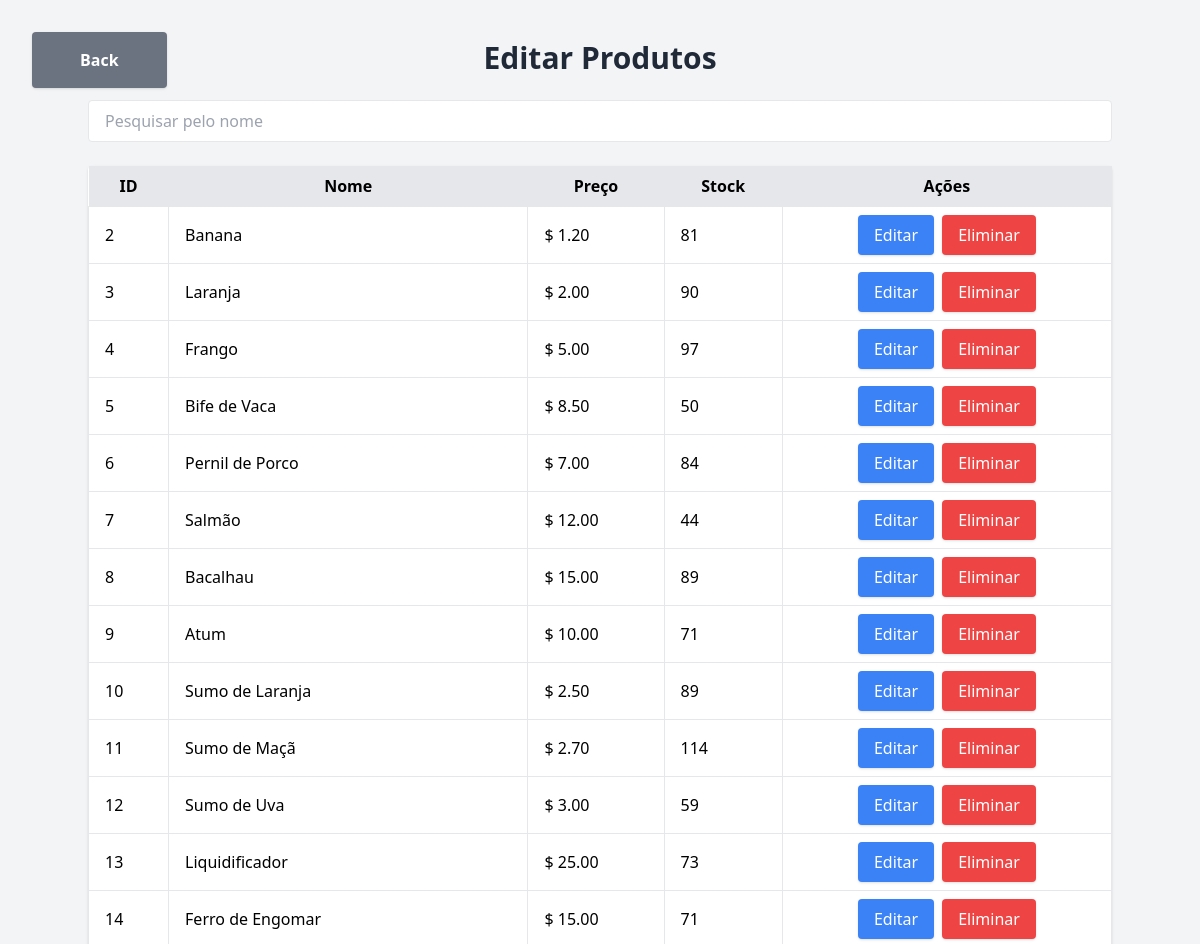
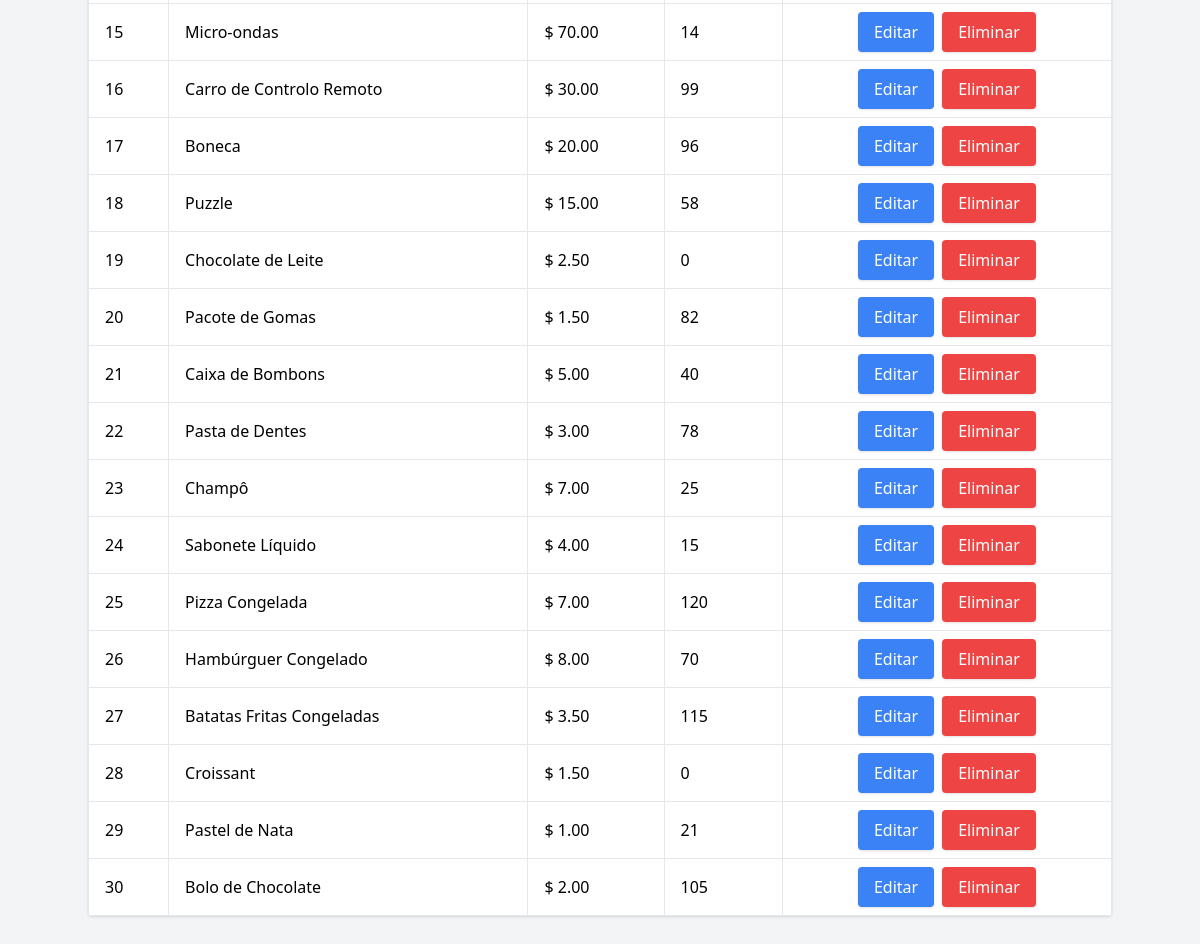
Screenshot of /produtos/edit (signed in) with the database file from the repository (2 pictures, top to bottom).
### tables this page shows
CREATE TABLE `produtos` (
  `id` int(11) NOT NULL,
  `nome` varchar(255) NOT NULL,
  `descricao` text DEFAULT NULL,
  `preco` decimal(10,2) NOT NULL,
  `categoria_id` int(11) DEFAULT NULL,
  `imagem` varchar(255) DEFAULT NULL,
  `discount_price` decimal(10,2) DEFAULT NULL,
  `desconto` tinyint(1) DEFAULT 0,
  `stock` int(11) DEFAULT NULL
);

### app/controllers/adminController.php (called while the page is built, shortened)
<?php
class AdminController
{
    public function editList()
{
    try {
        $conn = Connection::getInstance();
        $search = $_GET['search'] ?? '';
        $sql = "SELECT id, nome, preco, stock FROM produtos WHERE nome LIKE :search";
        $stmt = $conn->prepare($sql);
        $stmt->bindValue(':search', "%$search%");
        $stmt->execute();
        $produtos = $stmt->fetchAll(PDO::FETCH_ASSOC);
    } catch (PDOException $e) {
        $produtos = [];
        $error = "Erro no banco de dados: " . $e->getMessage();
    }
    require_once './app/views/editListView.php';
}
}

### app/views/editListView.php (the view, shortened to what this page needs)
<!DOCTYPE html>
<html lang="pt">
<head>
    <script src="https://cdn.tailwindcss.com"></script>
</head>
<body class="bg-gray-100">
    <div class="container mx-auto py-10">
    <a href="javascript:history.back()"
       class="absolute top-8 left-8 px-12 py-4 bg-gray-500 text-white font-semibold rounded shadow hover:bg-gray-600 transition">
        Back
    </a>
        <h1 class="text-3xl font-bold text-gray-800 mb-6 text-center">Editar Produtos</h1>
        <form method="GET" class="mb-6">
            <input
                type="text"
                name="search"
                placeholder="Pesquisar pelo nome"
                value="<?= htmlspecialchars($_GET['search'] ?? '') ?>"
                class="w-full px-4 py-2 rounded border"
            >
        </form>
        <table class="w-full bg-white rounded shadow">
    <thead>
        <tr class="bg-gray-200">
            <th class="px-4 py-2">ID</th>
            <th class="px-4 py-2">Nome</th>
            <th class="px-4 py-2">Preço</th>
            <th class="px-4 py-2">Stock</th>
            <th class="px-4 py-2">Ações</th>
        </tr>
    </thead>
    <tbody>
        <?php foreach ($produtos as $produto): ?>
        <tr>
            <td class="border px-4 py-2"><?= htmlspecialchars($produto['id']) ?></td>
            <td class="border px-4 py-2"><?= htmlspecialchars($produto['nome']) ?></td>
            <td class="border px-4 py-2">$ <?= htmlspecialchars($produto['preco']) ?></td>
            <td class="border px-4 py-2"><?= htmlspecialchars($produto['stock']) ?></td>
            <td class="border px-4 py-2">
            <div class="flex justify-center gap-2">
                    <a href="/produtos/edit/<?= $produto['id'] ?>"
                       class="px-4 py-2 bg-blue-500 text-white rounded shadow hover:bg-blue-600 transition">
                        Editar
                    </a>
                    <a href="/produtos/delete/<?= $produto['id'] ?>"
                       class="px-4 py-2 bg-red-500 text-white rounded shadow hover:bg-red-600 transition"
                       onclick="return confirm('Tem a certeza que deseja eliminar este produto?')">
                        Eliminar
                    </a>
                </div>
            </td>
        </tr>
        <?php endforeach; ?>
    </tbody>
</table>
    </div>
</body>
</html>

### rows the page displays
produtos: id "2", nome "Banana", preco "1.20", stock "81"
produtos: id "3", nome "Laranja", preco "2.00", stock "90"
produtos: id "4", nome "Frango", preco "5.00", stock "97"
produtos: id "5", nome "Bife de Vaca", preco "8.50", stock "50"
produtos: id "6", nome "Pernil de Porco", preco "7.00", stock "84"
produtos: id "7", nome "Salmão", preco "12.00", stock "44"
produtos: id "8", nome "Bacalhau", preco "15.00", stock "89"
produtos: id "9", nome "Atum", preco "10.00", stock "71"
produtos: id "10", nome "Sumo de Laranja", preco "2.50", stock "89"
produtos: id "11", nome "Sumo de Maçã", preco "2.70", stock "114"
produtos: id "12", nome "Sumo de Uva", preco "3.00", stock "59"
produtos: id "13", nome "Liquidificador", preco "25.00", stock "73"
produtos: id "14", nome "Ferro de Engomar", preco "15.00", stock "71"
produtos: id "15", nome "Micro-ondas", preco "70.00", stock "14"
produtos: id "16", nome "Carro de Controlo Remoto", preco "30.00", stock "99"
produtos: id "17", nome "Boneca", preco "20.00", stock "96"
produtos: id "18", nome "Puzzle", preco "15.00", stock "58"
produtos: id "19", nome "Chocolate de Leite", preco "2.50", stock "0"
produtos: id "20", nome "Pacote de Gomas", preco "1.50", stock "82"
produtos: id "21", nome "Caixa de Bombons", preco "5.00", stock "40"
produtos: id "22", nome "Pasta de Dentes", preco "3.00", stock "78"
produtos: id "23", nome "Champô", preco "7.00", stock "25"
produtos: id "24", nome "Sabonete Líquido", preco "4.00", stock "15"
produtos: id "25", nome "Pizza Congelada", preco "7.00", stock "120"
produtos: id "26", nome "Hambúrguer Congelado", preco "8.00", stock "70"
produtos: id "27", nome "Batatas Fritas Congeladas", preco "3.50", stock "115"
produtos: id "28", nome "Croissant", preco "1.50", stock "0"
produtos: id "29", nome "Pastel de Nata", preco "1.00", stock "21"
produtos: id "30", nome "Bolo de Chocolate", preco "2.00", stock "105"
